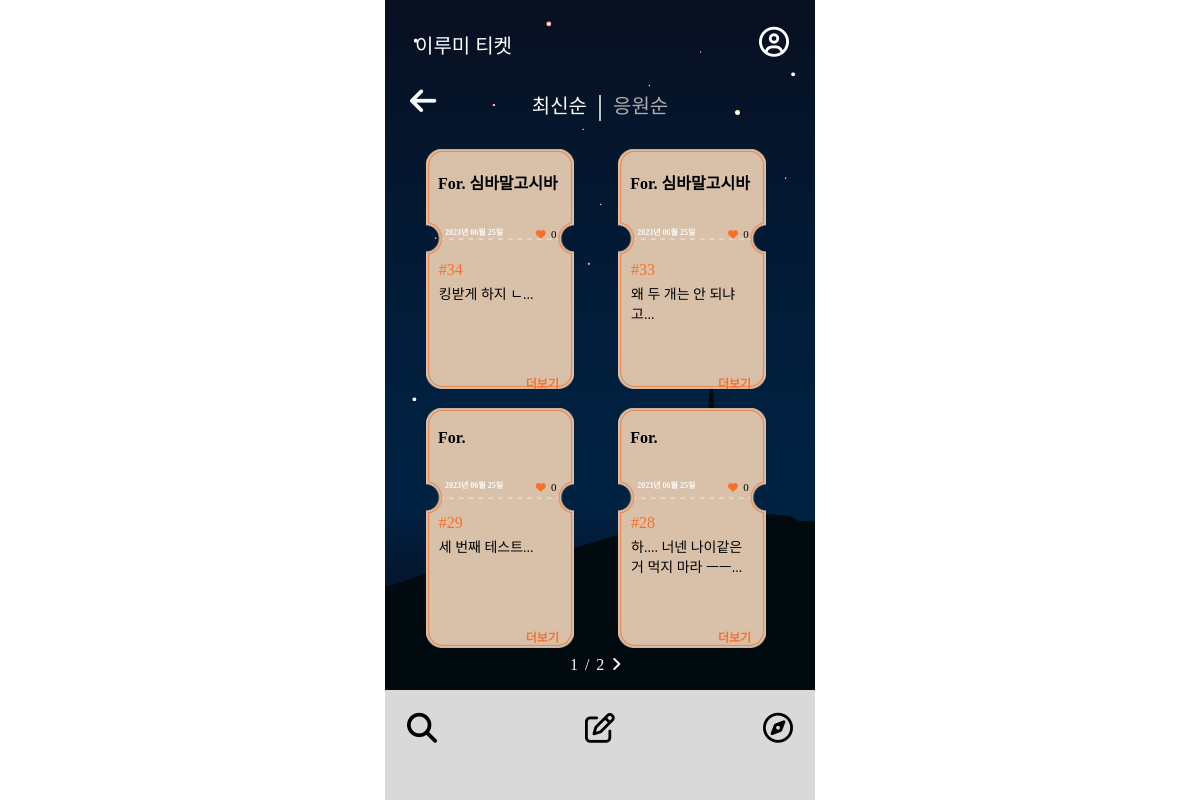
The app's page /ticketlistnew/, older data.
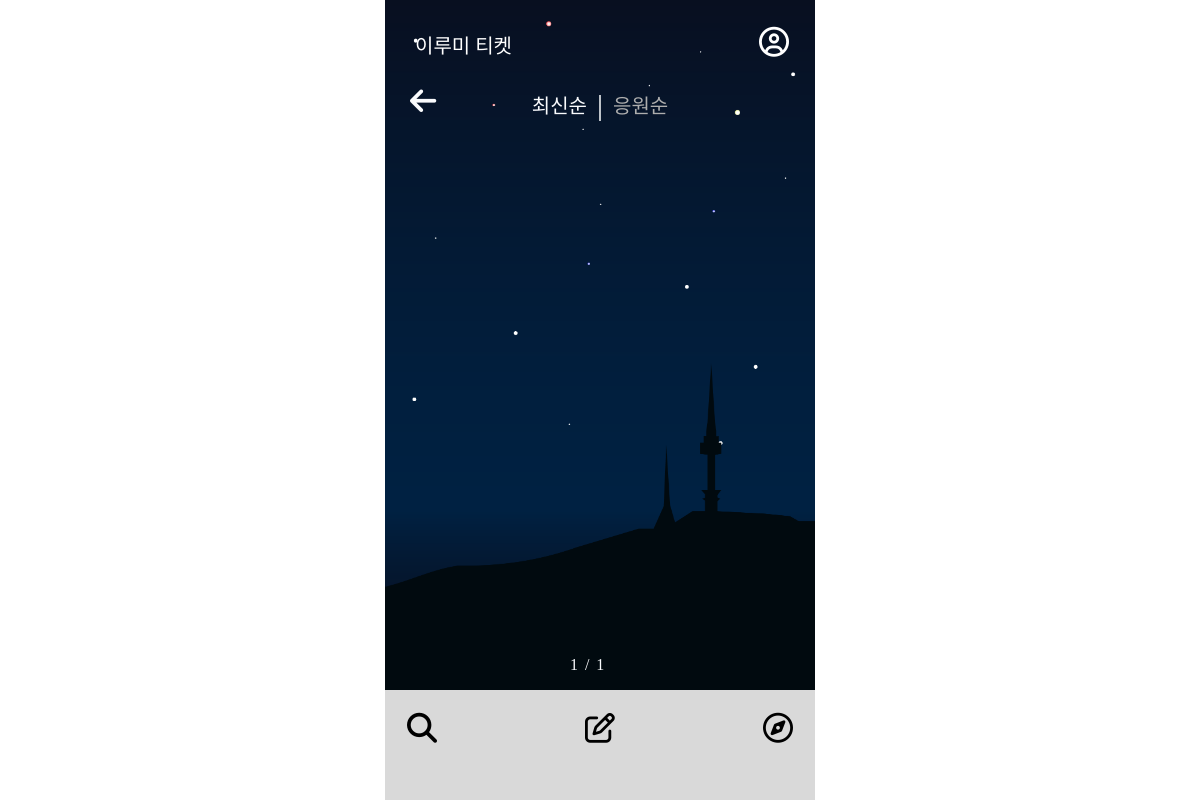
The same page, newer data.
### mainpage/models.py (models this page shows, shortened)
class Ticket(models.Model):
    writer = models.ForeignKey(User, null=False, blank=False, on_delete=models.CASCADE)
    pub_date = models.DateTimeField()
    body = models.TextField()
    like = models.ManyToManyField(User, related_name='likes', blank=True)
    like_count = models.PositiveIntegerField(default=0)
    report_count = models.PositiveIntegerField(default=0)
    def summary(self):
        return self.body[:40]

### accounts/models.py (models this page shows)
class Profile(models.Model):
    user = models.OneToOneField(User, on_delete=models.CASCADE)
    nickname = models.TextField(max_length=10)

### mainpage/views.py (the view)
# urls.py: path('ticketlistnew/', ticketlistnew, name="ticketlistnew"),
def ticketlistnew(request):
    ticket_list = Ticket.objects.order_by('-pub_date')
    paginator = Paginator(ticket_list, 4)
    page = request.GET.get('page')
    tickets = paginator.get_page(page)
    return render(request, 'mainpage/ticketlistnew.html', {'tickets':tickets})

### mainpage/templates/mainpage/ticketlistnew.html (shortened to what this page needs)
{% extends 'base.html' %}
{% block content %}
        <head>
            <link rel="stylesheet" href="/static/css/ticketlistnew.css">
        </head>
<body>
<div class="wallpaper">
    <section class="first">
        <div class="backk">
            <a class="back" href="{% url 'mainpage:mainpage' %}"><i class="fa-solid fa-arrow-left" style="color: #FAFBFD;"></i></a>
        </div>
        <div class="buttons">
            <a class="recently" href="{% url 'mainpage:ticketlistnew' %}">최신순</a>
            <span class="stick">|</span>
            <a class="active" href="{% url 'mainpage:ticketlistpop' %}">응원순</a>
        </div>
    </section>
    <div class="container">
        <div class="card_container">
            {% for ticket in tickets %}
            <div class="card">
                <div class="card-body">
                    <h4 class="card-subtitle mb-2 text-muted card-nickname">For. {{ticket.writer.profile.nickname}}</h4>
                    <h4 class="date">{{ ticket.pub_date|date:"Y년 m월 d일" }}</h4>
                    <h4 class="like"><i class="fa-solid fa-heart" style="color: #f8702c;"></i><a class="like_count">{{ticket.like_count}}</a></h4>
                    <h4 class="number"> #{{ticket.id}} </h4>
                    <h4 class="card-text">{{ticket.summary}}... </h4>
                    <a href="{%url 'mainpage:detail' ticket.id %}" class="more">더보기</a>
                </div>
            </div>
        {% endfor %}
        </div>
    </div>
        <div class="order">
            <span>{{tickets.number}}</span>
            <span class="stand">/</span>
            <span>{{tickets.paginator.num_pages}}</span>
            {%if tickets.has_next %}
            <a href="?page={{tickets.next_page_number}}"><i class="fa-solid fa-angle-right" style="color: #FAFBFD;"></i></a>
            {% endif %}
        </div>
    </div>
    <nav class="footer-container">
        <ul class="icons">
            <li><a href="{% url 'mainpage:ticketlistnew' %}"><i class="fa-solid fa-magnifying-glass" style="color: #000000;"></i></a></li>
            <li><a href="{% url 'mainpage:new' %}"><i class="fa-regular fa-pen-to-square" style="color: #000000;"></i></a></li>
            <li><a href="{% url 'qnapage:qnalistrecent' %}"><i class="fa-regular fa-compass" style="color: #000000;"></i></a></li>
        </ul>
    </nav>
</div>
</body>
{% endblock %}

Row changes from the older to the newer data that the page shows:
removed Ticket: writer.profile.nickname "심바말고시바", pub_date "2023년 06월 25일", like_count "0", id "34", summary "킹받게 하지 ㄴ"
removed Ticket: writer.profile.nickname "심바말고시바", pub_date "2023년 06월 25일", like_count "0", id "33", summary "왜 두 개는 안 되냐고"
removed Ticket: pub_date "2023년 06월 25일", like_count "0", id "29", summary "세 번째 테스트"
removed Ticket: pub_date "2023년 06월 25일", like_count "0", id "28", summary "하.... 너넨 나이같은 거 먹지 마라 ㅡㅡ"
Text that changed along with them:
{{ tickets.paginator.num_pages }}: "2" → "1"
